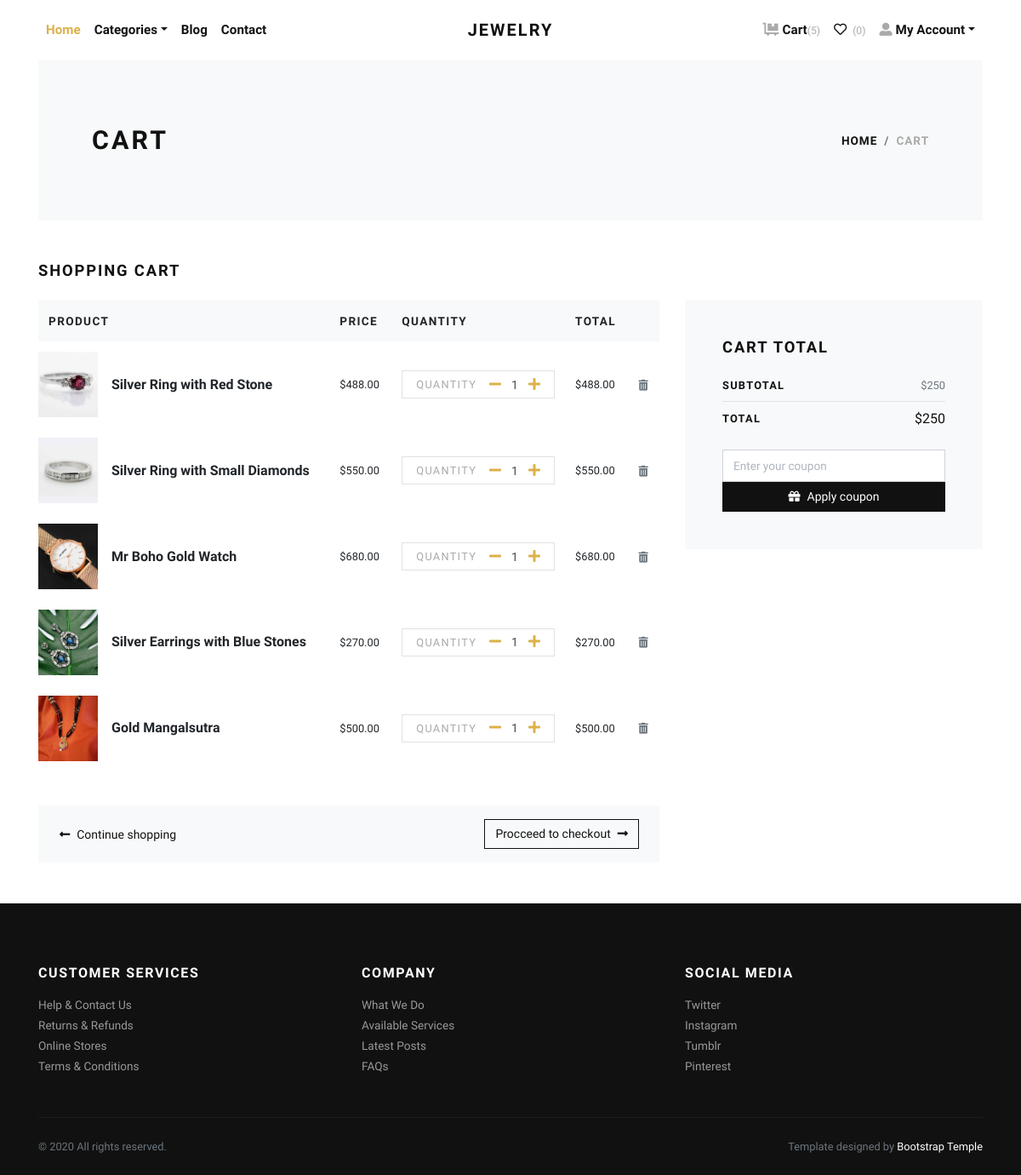
Before: /cart/ (signed in) with the older database file.
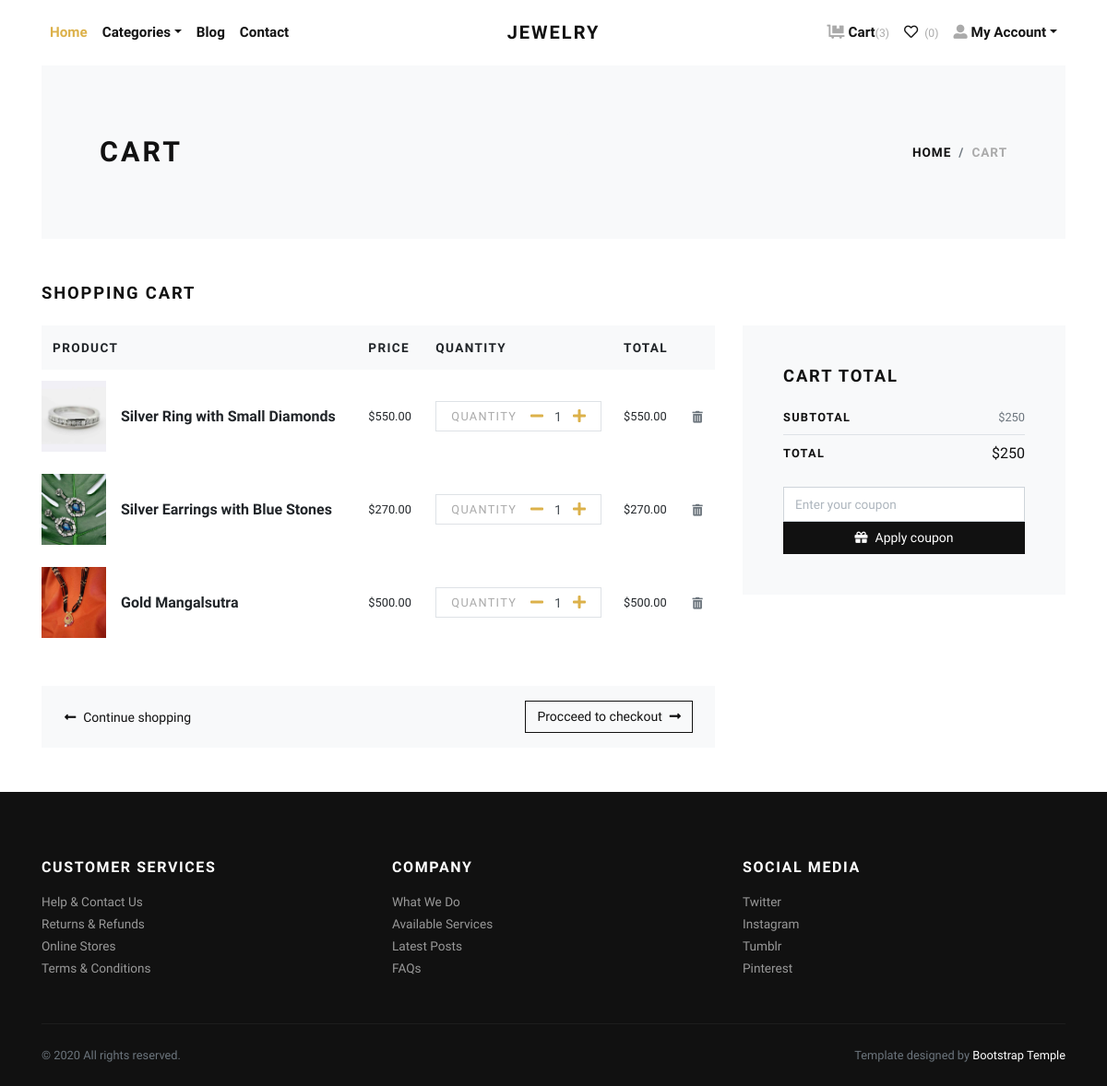
After: the same page with the newer database file.
### store/models.py (models this page shows, shortened)
class Cart(models.Model):
    user = models.ForeignKey(User, verbose_name="User", on_delete=models.CASCADE)
    product = models.ForeignKey(Product, verbose_name="Product", on_delete=models.CASCADE)
    quantity = models.PositiveIntegerField(default=1, verbose_name="Quantity")
    created_at = models.DateTimeField(auto_now_add=True, verbose_name="Created Date")
    updated_at = models.DateTimeField(auto_now=True, verbose_name="Updated Date")
    @property
    def total_price(self):
        return self.quantity * self.product.price

class Product(models.Model):
    title = models.CharField(max_length=150, verbose_name="Product Title")
    slug = models.SlugField(max_length=160, verbose_name="Product Slug")
    sku = models.CharField(max_length=255, unique=True, verbose_name="Unique Product ID (SKU)")
    short_description = models.TextField(verbose_name="Short Description")
    detail_description = models.TextField(blank=True, null=True, verbose_name="Detail Description")
    product_image = models.ImageField(upload_to='product', blank=True, null=True, verbose_name="Product Image")
    price = models.DecimalField(max_digits=8, decimal_places=2)
    category = models.ForeignKey(Category, verbose_name="Product Categoy", on_delete=models.CASCADE)
    is_active = models.BooleanField(verbose_name="Is Active?")
    is_featured = models.BooleanField(verbose_name="Is Featured?")
    created_at = models.DateTimeField(auto_now_add=True, verbose_name="Created Date")
    updated_at = models.DateTimeField(auto_now=True, verbose_name="Updated Date")
    class Meta:
        verbose_name_plural = 'Products'
        ordering = ('-created_at', )

### store/views.py (the view)
# urls.py: path('cart/', views.cart, name="cart"),
def cart(request):
    user = request.user
    cart_products = Cart.objects.filter(user=user)
    return render(request, 'store/cart.html', {'cart_products':cart_products})

### store/context_preprocessors.py (called while the page is built)
def store_menu(request):
    categories = Category.objects.filter(is_active=True)
    context = {
        'categories_menu': categories,
    }
    return context

def cart_menu(request):
    if request.user.is_authenticated:
        cart_items= Cart.objects.filter(user=request.user)
        context = {
            'cart_items': cart_items,
        }
    else:
        context = {}
    return context

### templates/store/cart.html (shortened to what the changed rows need)
{% extends 'base.html' %}
{% load static %}
    {% block content %}
      <div class="container">
        <section class="py-5 bg-light">
          <div class="container">
            <div class="row px-4 px-lg-5 py-lg-4 align-items-center">
              <div class="col-lg-6">
                <h1 class="h2 text-uppercase mb-0">Cart</h1>
              </div>
            </div>
          </div>
        </section>
        {% if cart_products %}
        <section class="py-5">
          <h2 class="h5 text-uppercase mb-4">Shopping cart</h2>
          <div class="row">
            <div class="col-lg-8 mb-4 mb-lg-0">
              <div class="table-responsive mb-4">
                <table class="table">
                  <thead class="bg-light">
                    <tr>
                      <th class="border-0" scope="col"> <strong class="text-small text-uppercase">Product</strong></th>
                      <th class="border-0" scope="col"> <strong class="text-small text-uppercase">Price</strong></th>
                      <th class="border-0" scope="col"> <strong class="text-small text-uppercase">Quantity</strong></th>
                      <th class="border-0" scope="col"> <strong class="text-small text-uppercase">Total</strong></th>
                      <th class="border-0" scope="col"> </th>
                    </tr>
                  </thead>
                  <tbody>
                    {% for cart_product in cart_products %}
                    <tr>
                      <th class="pl-0 border-0" scope="row">
                        <div class="media align-items-center">
                          {% if cart_product.product.product_image %}
                            <a class="reset-anchor d-block animsition-link" href="{% url 'store:product-detail' cart_product.product.slug %}"><img src="{{cart_product.product.product_image.url}}" alt="{{cart_product.product.title}}" width="70"/></a>
                          {% else %}
                            <a class="reset-anchor d-block animsition-link" href="{% url 'store:product-detail' cart_product.product.slug %}"><img src="{% static 'img/product-detail-3.jpg' %}" alt="{{cart_product.product.title}}" width="70"/></a>
                          {% endif %}
                          <div class="media-body ml-3"><strong class="h6"><a class="reset-anchor animsition-link" href="{% url 'store:product-detail' cart_product.product.slug %}">{{cart_product.product.title}}</a></strong></div>
                        </div>
                      </th>
                      <td class="align-middle border-0">
                        <p class="mb-0 small">${{cart_product.product.price}}</p>
                      </td>
                      <td class="align-middle border-0">
                        <div class="border d-flex align-items-center justify-content-between px-3"><span class="small text-uppercase text-gray headings-font-family">Quantity</span>
                          <div class="quantity">
                            <a href="{% url 'store:minus-cart' cart_product.id %}" class="inc-btn p-0 ml-2"><i class="fas fa-minus"></i></a>
                            <input class="form-control form-control-sm border-0 shadow-0 p-0" type="text" value="{{cart_product.quantity}}"/>
                            <a href="{% url 'store:plus-cart' cart_product.id %}" class="inc-btn p-0"><i class="fas fa-plus"></i></a>
                          </div>
                        </div>
                      </td>
                      <td class="align-middle border-0">
                        <p class="mb-0 small">${{cart_product.total_price}}</p>
                      </td>
                      <td class="align-middle border-0"><a class="reset-anchor" href="{% url 'store:remove-cart' cart_product.id %}"><i class="fas fa-trash-alt small text-muted"></i></a></td>
                    </tr>
                    {% endfor %}
                  </tbody>
                </table>
              </div>
            </div>
          </div>
        </section>
        {% else %}
          <div class="text-center py-5">
            <h3 class="mb-3">Your cart is empty.</h3>
            <a href="{% url 'store:home' %}"><i class="fas fa-long-arrow-alt-left mr-2"> </i>Continue shopping</a>
          </div>
        {% endif %}
      </div>
      {% endblock content %}

Changed rows visible on the page:
removed Cart: product.product_image (picture), product "Silver Ring with Red Stone", product.price "488.00", quantity "1", total_price "488.00"
removed Cart: product.product_image (picture), product "Mr Boho Gold Watch", product.price "680.00", quantity "1", total_price "680.00"
Other visible differences:
{{ cart_items.count }}: "5" → "3"
